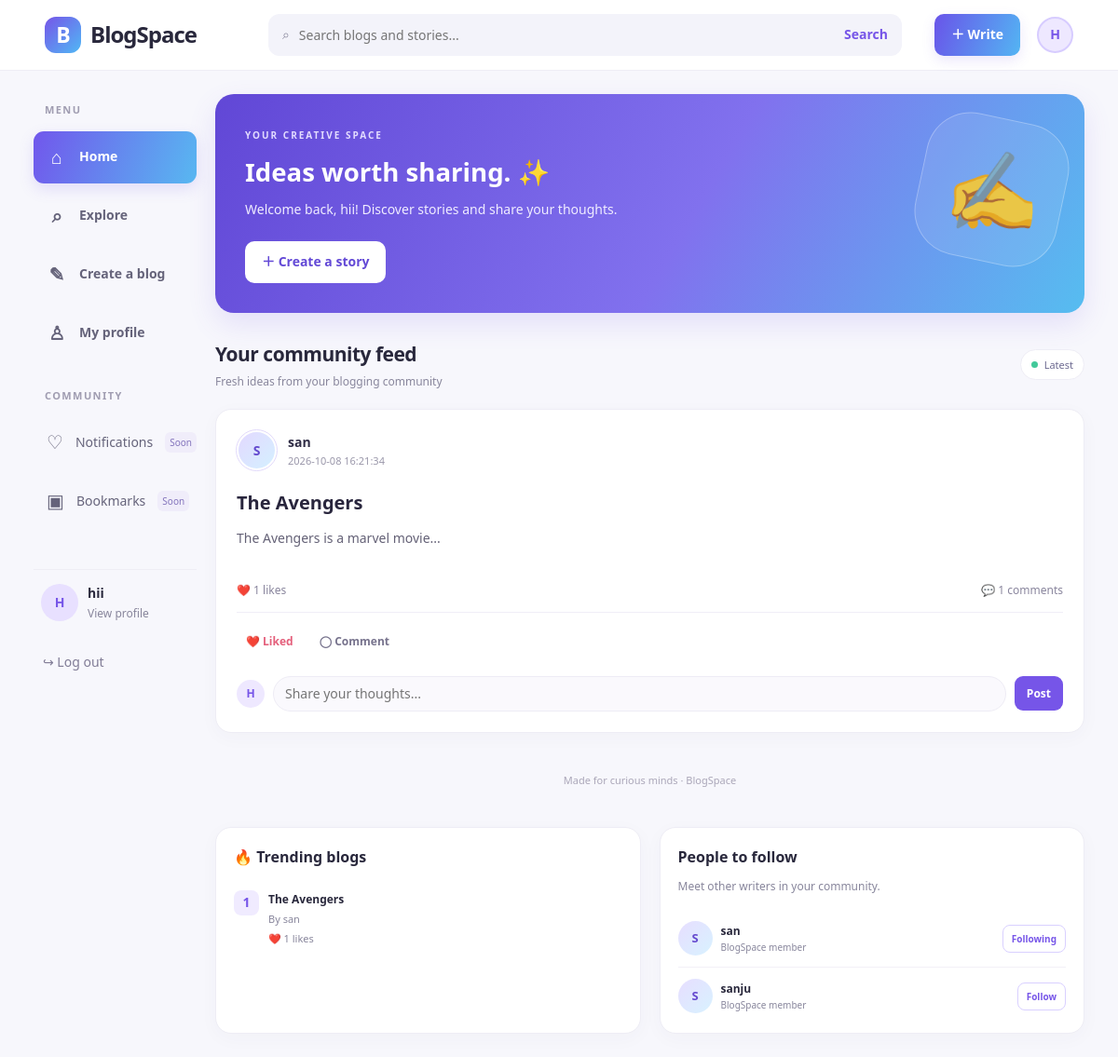
Screenshot of / (signed in) with the database file from the repository.
### tables this page shows
CREATE TABLE posts (
            id INTEGER PRIMARY KEY AUTOINCREMENT,
            user_id INTEGER NOT NULL,
            title TEXT NOT NULL,
            content TEXT NOT NULL,
            created_at TIMESTAMP DEFAULT CURRENT_TIMESTAMP
        );

CREATE TABLE users (
            id INTEGER PRIMARY KEY AUTOINCREMENT,
            username TEXT NOT NULL,
            email TEXT NOT NULL UNIQUE,
            password TEXT NOT NULL
        );

### app.py (the view)
@app.route("/")
def home():
    if "user_id" not in session:
        return redirect("/login")
    conn = get_db()
    search_query = request.args.get("q", "").strip()
    posts = conn.execute("""
        SELECT
            p.id,
            p.user_id,
            p.title,
            p.content,
            p.created_at,
            u.username,
            (SELECT COUNT(*) FROM likes l
             WHERE l.post_id = p.id) AS like_count,
            (SELECT COUNT(*) FROM comments c
             WHERE c.post_id = p.id) AS comment_count,
            EXISTS(
                SELECT 1 FROM likes l
                WHERE l.post_id = p.id
                AND l.user_id = ?
            ) AS liked
        FROM posts p
        JOIN users u ON p.user_id = u.id
        WHERE p.title LIKE ? OR p.content LIKE ?
        ORDER BY p.created_at DESC
    """, (
        session["user_id"],
        f"%{search_query}%",
        f"%{search_query}%"
    )).fetchall()
    trending = conn.execute("""
        SELECT p.id, p.title, u.username,
               COUNT(l.id) AS likes
        FROM posts p
        JOIN users u ON p.user_id = u.id
        LEFT JOIN likes l ON l.post_id = p.id
        GROUP BY p.id
        ORDER BY likes DESC, p.created_at DESC
        LIMIT 3
    """).fetchall()
    suggested_users = conn.execute("""
        SELECT
            u.id,
            u.username,
            EXISTS(
                SELECT 1 FROM followers f
                WHERE f.follower_id = ?
                AND f.following_id = u.id
            ) AS is_following
        FROM users u
        WHERE u.id != ?
        ORDER BY u.username
        LIMIT 5
    """, (
        session["user_id"],
        session["user_id"]
    )).fetchall()
    conn.close()
    return render_template(
        "index.html",
        posts=posts,
        username=session["username"],
        search_query=search_query,
        trending=trending,
        suggested_users=suggested_users
    )

### app.py (called while the page is built)
def get_db():
    conn = sqlite3.connect("database.db")
    conn.row_factory = sqlite3.Row
    return conn

### templates/index.html (shortened to what this page needs)
<!DOCTYPE html>
<html lang="en">
<head>
    <link rel="stylesheet"
          href="{{ url_for('static', filename='style.css') }}">
</head>
<body>
<header class="topbar">
    <a href="/" class="brand">
        <span class="brand-icon">B</span>
        <span>BlogSpace</span>
    </a>
    <form action="/" method="GET" class="search-bar">
        <span>⌕</span>
        <input type="search" name="q"
               value="{{ search_query }}"
               placeholder="Search blogs and stories...">
        <button type="submit">Search</button>
    </form>
    <div class="top-actions">
        <a href="/create_post" class="write-button">＋ Write</a>
        <a href="/profile/{{ session['user_id'] }}"
           class="top-avatar">
            {{ username[0].upper() }}
        </a>
    </div>
</header>
<div class="dashboard">
    <aside class="left-sidebar">
        <div class="sidebar-label">MENU</div>
        <a href="/" class="nav-item active">
            <span>⌂</span> Home
        </a>
        <a href="/?q=" class="nav-item">
            <span>⌕</span> Explore
        </a>
        <a href="/create_post" class="nav-item">
            <span>✎</span> Create a blog
        </a>
        <a href="/profile/{{ session['user_id'] }}"
           class="nav-item">
            <span>♙</span> My profile
        </a>
        <div class="sidebar-label community-label">COMMUNITY</div>
        <div class="nav-item muted-item">
            <span>♡</span> Notifications
            <span class="coming-soon">Soon</span>
        </div>
        <div class="nav-item muted-item">
            <span>▣</span> Bookmarks
            <span class="coming-soon">Soon</span>
        </div>
        <div class="sidebar-user">
            <div class="avatar">{{ username[0].upper() }}</div>
            <div class="user-details">
                <strong>{{ username }}</strong>
                <a href="/profile/{{ session['user_id'] }}">
                    View profile
                </a>
            </div>
        </div>
        <a href="/logout" class="logout-link">↪ Log out</a>
    </aside>
    <main class="feed">
        <section class="welcome-banner">
            <div class="welcome-copy">
                <span class="eyebrow">YOUR CREATIVE SPACE</span>
                <h1>Ideas worth sharing. ✨</h1>
                <p>
                    Welcome back, {{ username }}!
                    Discover stories and share your thoughts.
                </p>
                <a href="/create_post" class="banner-button">
                    ＋ Create a story
                </a>
            </div>
            <div class="banner-art" aria-hidden="true">
                <span>✍</span>
            </div>
        </section>
        <section class="feed-heading">
            <div>
                <h2>
                    {% if search_query %}
                        Search results
                    {% else %}
                        Your community feed
                    {% endif %}
                </h2>
                <p>Fresh ideas from your blogging community</p>
            </div>
            <span class="live-label">
                <span class="live-dot"></span> Latest
            </span>
        </section>
        {% if posts %}
            {% for post in posts %}
            <article class="post-card">
                <div class="post-header">
                    <a class="author-avatar"
                       href="/profile/{{ post['user_id'] }}">
                        {{ post['username'][0].upper() }}
                    </a>
                    <div class="post-author">
                        <a href="/profile/{{ post['user_id'] }}"
                           class="author-name">
                            {{ post['username'] }}
                        </a>
                        <span class="post-date">
                            {{ post['created_at'] }}
                        </span>
                    </div>
                </div>
                <div class="post-body">
                    <h3>{{ post['title'] }}</h3>
                    <p>{{ post['content'] }}</p>
                </div>
                <div class="post-stats">
                    <span>❤️ {{ post['like_count'] }} likes</span>
                    <span>💬 {{ post['comment_count'] }} comments</span>
                </div>
                <div class="post-actions">
                    <a href="/like/{{ post['id'] }}"
                       class="action-link like-action">
                        {% if post['liked'] %}
                            ❤️ Liked
                        {% else %}
                            ♡ Like
                        {% endif %}
                    </a>
                    <a href="#comment-{{ post['id'] }}"
                       class="action-link">
                        ◯ Comment
                    </a>
                </div>
                <form class="comment-form"
                      id="comment-{{ post['id'] }}"
                      method="POST"
                      action="/comment/{{ post['id'] }}">
                    <div class="mini-avatar">
                        {{ username[0].upper() }}
                    </div>
                    <input type="text" name="comment"
                           placeholder="Share your thoughts..."
                           required>
                    <button type="submit">Post</button>
                </form>
            </article>
            {% endfor %}
        {% endif %}
        <footer class="page-footer">
            Made for curious minds · BlogSpace
        </footer>
    </main>
    <aside class="right-sidebar">
        <section class="side-card">
            <div class="side-heading">
                <h3>🔥 Trending blogs</h3>
            </div>
            {% for item in trending %}
            <a class="trending-item"
               href="/?q={{ item['title']|urlencode }}">
                <span class="trend-number">
                    {{ loop.index }}
                </span>
                <span class="trend-details">
                    <strong>{{ item['title'] }}</strong>
                    <small>By {{ item['username'] }}</small>
                    <small>❤️ {{ item['likes'] }} likes</small>
                </span>
            </a>
            {% else %}
                <p class="side-empty">
                    Publish blogs to start trending.
                </p>
            {% endfor %}
        </section>
        <section class="side-card">
            <div class="side-heading">
                <h3>People to follow</h3>
            </div>
            <p class="side-description">
                Meet other writers in your community.
            </p>
            {% for person in suggested_users %}
            <div class="suggested-user">
                <a class="suggested-avatar"
                   href="/profile/{{ person['id'] }}">
                    {{ person['username'][0].upper() }}
                </a>
                <div class="suggested-details">
                    <a href="/profile/{{ person['id'] }}">
                        {{ person['username'] }}
                    </a>
                    <small>BlogSpace member</small>
                </div>
                <a class="follow-button"
                   href="/follow/{{ person['id'] }}">
                    {% if person['is_following'] %}
                        Following
                    {% else %}
                        Follow
                    {% endif %}
                </a>
            </div>
            {% else %}
                <p class="side-empty">
                    Invite a friend to join your community!
                </p>
            {% endfor %}
        </section>
    </aside>
</div>
</body>
</html>

### rows the page displays
posts: username "S", username "san", created_at "2026-10-08 16:21:34", title "The Avengers", content "The Avengers is a marvel movie...", like_count "1", comment_count "1", username "H", likes "1"
users: username "S", username "san", shows "Following"
users: username "S", username "sanju", shows "Follow"

### other values shown
{{ username[0].upper() }} "H"
{{ username }} "hii"
